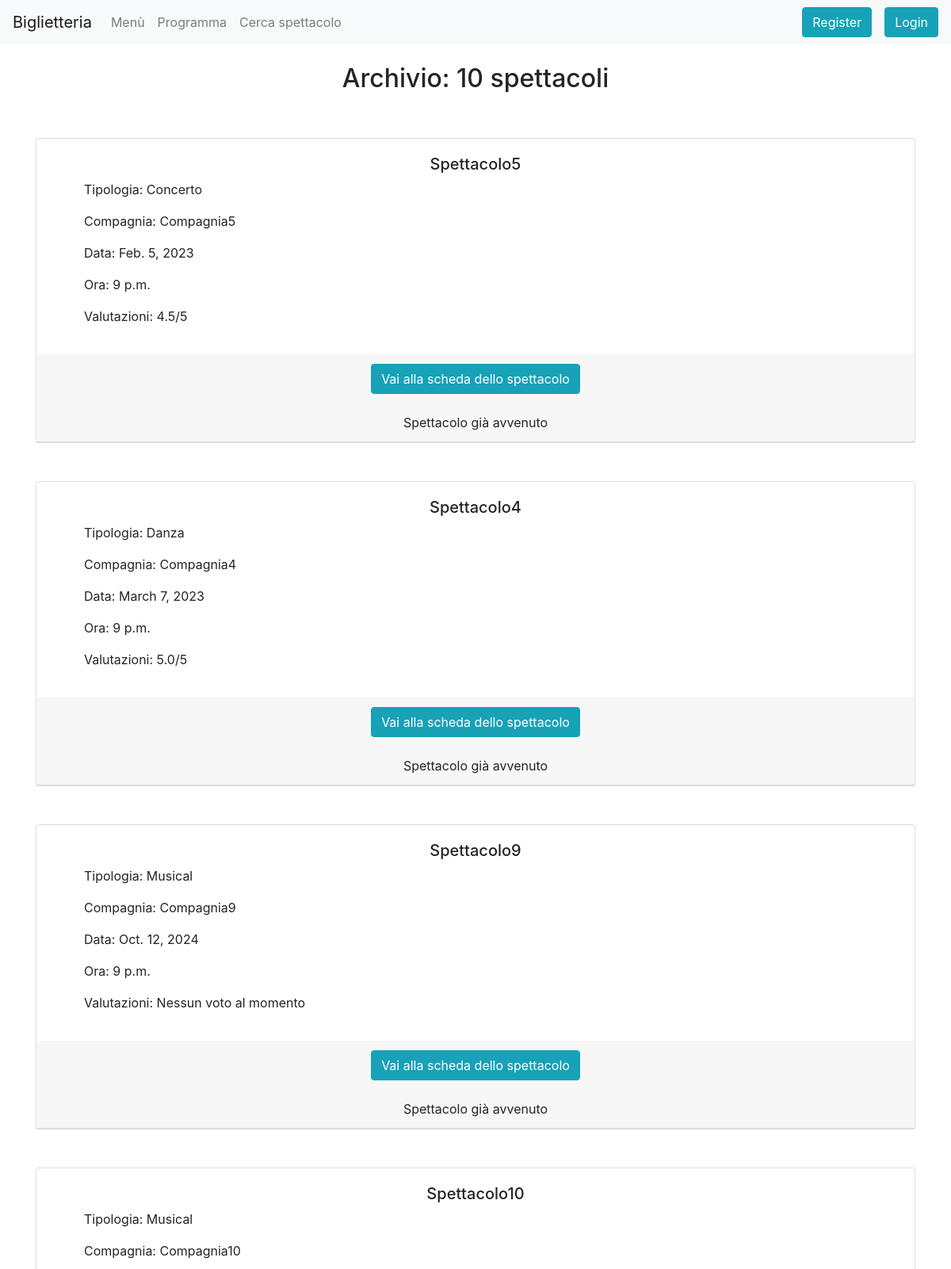
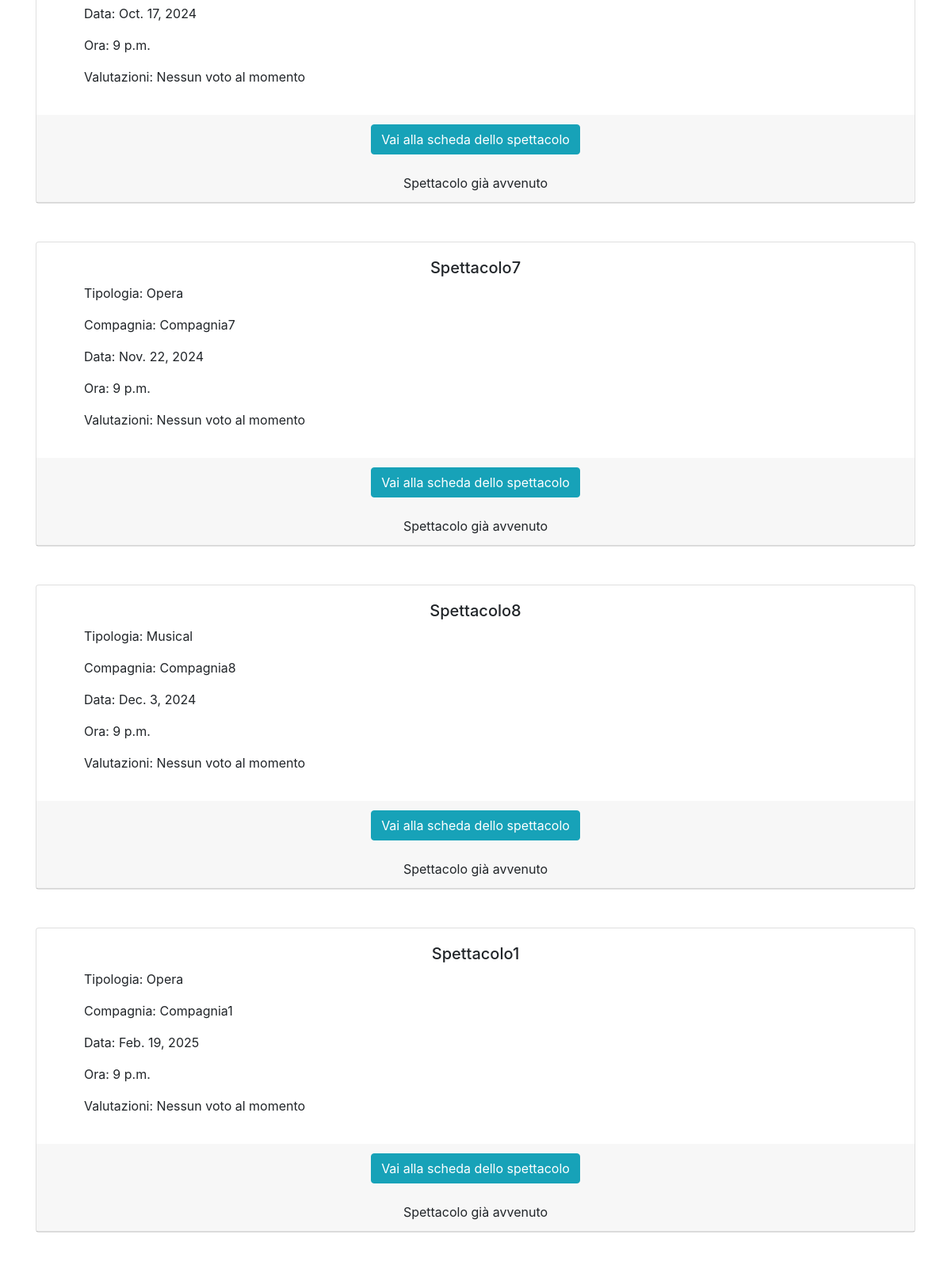
/gestione/listaspettacoli/ (upper part), run on the app's committed database (2 pictures, top to bottom).
### gestione/models.py (models this page shows, shortened)
class Show(models.Model):
    title = models.CharField(max_length=100)
    type = models.CharField(max_length=50)
    company = models.CharField(max_length=100)
    date = models.DateField(default=None, null=True, blank=True)
    hour = models.TimeField(default="21:00", null=True, blank=True)
    cover = models.ImageField(upload_to="gestione/covers", default="gestione/covers/default.png")
    seats = models.JSONField(default=dict)
    seat_rows = models.IntegerField(default=15, validators=[
        MinValueValidator(1),
        MaxValueValidator(26),
    ])
    seat_cols = models.IntegerField(default=20, validators=[
        MinValueValidator(1)
    ])
    seat_palco_rows = models.IntegerField(default=5, validators=[
        MinValueValidator(1),
        MaxValueValidator(26),
    ])
    score = models.IntegerField(default=0)
    def get_free_seats(self):
        free = 0
        for r in self.seats:
            row = self.seats[r]
            for s in row:
                if s == None: free += 1
        return free
    def scheduled(self):
        if self.date > datetime.today().date():
            return True
        return False
    def bookable(self):
        if self.get_free_seats() == 0:
            return False
        return True
    def get_score(self):
        revs = self.reviews.all()
        n = len(revs)
        if n == 0: return None
        s = 0
        for r in revs:
            s += r.score
        return s/n

class Review(models.Model):
    text = models.CharField(default="",max_length=250)
    score = models.PositiveIntegerField(validators=[MaxValueValidator(5), MinValueValidator(1)])
    show = models.ForeignKey(Show,on_delete=models.CASCADE, related_name='reviews')
    user = models.ForeignKey(User,on_delete=models.CASCADE, related_name='reviews')
    class Meta:
        unique_together = (('show', 'user'))

### gestione/views.py (the view)
# urls.py: path("listaspettacoli/", ShowListView.as_view(),name="show_list"),
class ShowListView(ListView):
    title = "Archivio:"
    model = Show
    template_name = "gestione/show_list.html"
    def get_queryset(self):
        return Show.objects.all().order_by("date")

### gestione/templates/gestione/show_list.html (shortened to what this page needs)
{% extends 'basebs.html' %}
{% block content %}
{% if object_list|length == 0 %}
    <h2>Nessuno spettacolo al momento</h2>
{% else %}
    <h2> {{ view.title }} {% if view.title == "Archivio:" %} {{ object_list.count }} {% if object_list.count != 1 %}spettacoli{% else %}spettacolo{% endif %} {% endif %}</h2>
{% endif %}
<br>
{% for l in object_list %}
<br>
<div class="card">
  <div class="card-body align-left">
    <h5 class="card-title-center">{{ l.title }}</h5>
    <div class="card-text text-left">
        <ul> Tipologia: {{ l.type }} </ul>
        <ul> Compagnia: {{ l.company }} </ul>
        <ul> Data: {{ l.date }} </ul>
        <ul> Ora: {{ l.hour }} </ul>
        <ul> Valutazioni: {% if l.get_score > 0 %}{{ l.get_score |floatformat:1 }}/5 {% else %} Nessun voto al momento {% endif %}</ul>
    </div>
  </div>
 <div class="card-header">
     <a href="{% url 'gestione:show_detail'  l.pk %}" class="btn btn-info align-default">Vai alla scheda dello spettacolo</a>
     <br>
     <br>
    {% if l.scheduled  %}
        <a href="{% url 'gestione:makebooking' l.pk %}" class="btn btn-primary align-center">Prenota un posto</a>
    {% else %}
        {% if l.bookable == False %}
            Posti non disponibili
        {%  else  %}
            {% if l.scheduled == False %}
                Spettacolo già avvenuto
                <br>
            {% endif %}
        {% endif %}
     {% endif %}
  </div>
</div>
<br>
{%endfor%}
<br>
{% endblock %}

### data on the page
Show: title "Spettacolo5", type "Concerto", company "Compagnia5", date "Feb. 5, 2023", hour "9 p.m.", get_score "4.5", shows "Spettacolo già avvenuto"
Show: title "Spettacolo4", type "Danza", company "Compagnia4", date "March 7, 2023", hour "9 p.m.", get_score "5.0", shows "Spettacolo già avvenuto"
Show: title "Spettacolo9", type "Musical", company "Compagnia9", date "Oct. 12, 2024", hour "9 p.m.", shows "Nessun voto al momento", shows "Spettacolo già avvenuto"
Show: title "Spettacolo10", type "Musical", company "Compagnia10", date "Oct. 17, 2024", hour "9 p.m.", shows "Nessun voto al momento", shows "Spettacolo già avvenuto"
Show: title "Spettacolo7", type "Opera", company "Compagnia7", date "Nov. 22, 2024", hour "9 p.m.", shows "Nessun voto al momento", shows "Spettacolo già avvenuto"
Show: title "Spettacolo8", type "Musical", company "Compagnia8", date "Dec. 3, 2024", hour "9 p.m.", shows "Nessun voto al momento", shows "Spettacolo già avvenuto"
Show: title "Spettacolo1", type "Opera", company "Compagnia1", date "Feb. 19, 2025", hour "9 p.m.", shows "Nessun voto al momento", shows "Spettacolo già avvenuto"

### other printed values
{{ view.title }} "Archivio:"
{{ object_list.count }} "10"
